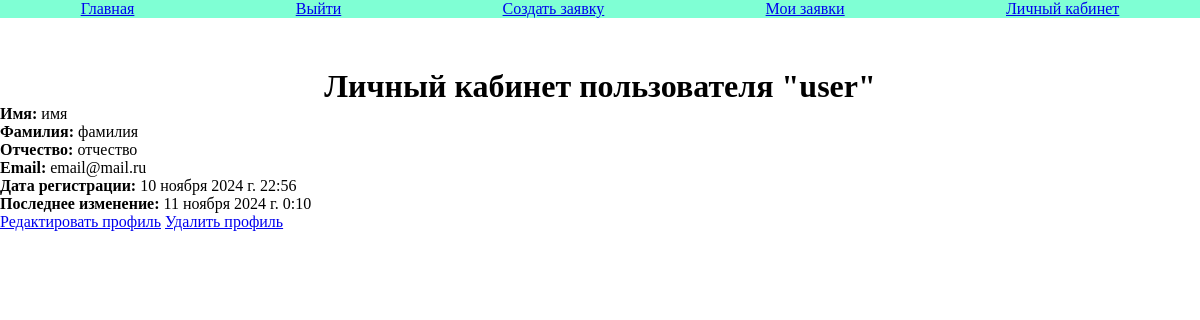
The page /design/profile/ (signed in) on the database its author committed.
### design/models.py (models this page shows, shortened)
class AdvUser(AbstractUser):
    patronymic = models.CharField(max_length=50, blank=True)
    is_employer = models.BooleanField(default=False, verbose_name='Статус сотрудника')

### design/views.py (the view)
# urls.py: path('profile/', views.profile, name='profile'),
@login_required
def profile(request):
    user = request.user
    context = {'user': user}
    return render(request, 'design/profile.html', context)

### design/templates/design/profile.html (shortened to what this page needs)
{% extends 'design/base.html' %}
{% block content %}
    <h1>Личный кабинет пользователя "{{ user.username }}"</h1>
    <ul>
        <li><strong>Имя:</strong> {{ user.first_name }}</li>
        <li><strong>Фамилия:</strong> {{ user.last_name }}</li>
        <li><strong>Отчество:</strong> {{ user.patronymic }}</li>
        <li><strong>Email:</strong> {{ user.email }}</li>
        <li><strong>Дата регистрации:</strong> {{ user.date_joined }}</li>
        <li><strong>Последнее изменение:</strong> {{ user.last_login }}</li>
    </ul>
    <a  href="{% url 'edit_profile' %}">Редактировать профиль</a>
    <a  href="{% url 'delete_profile' %}">Удалить профиль</a>
{% endblock %}

### design/static/css/style.css (style rules this page uses)
* { margin: 0; padding: 0; box-sizing: border-box; }
h1 { margin-top: 50px; text-align: center; }

### rows shown on the page
AdvUser: username "user", first_name "имя", last_name "фамилия", patronymic "отчество", email "email@mail.ru", date_joined "10 ноября 2024 г. 22:56", last_login "11 ноября 2024 г. 0:10"
